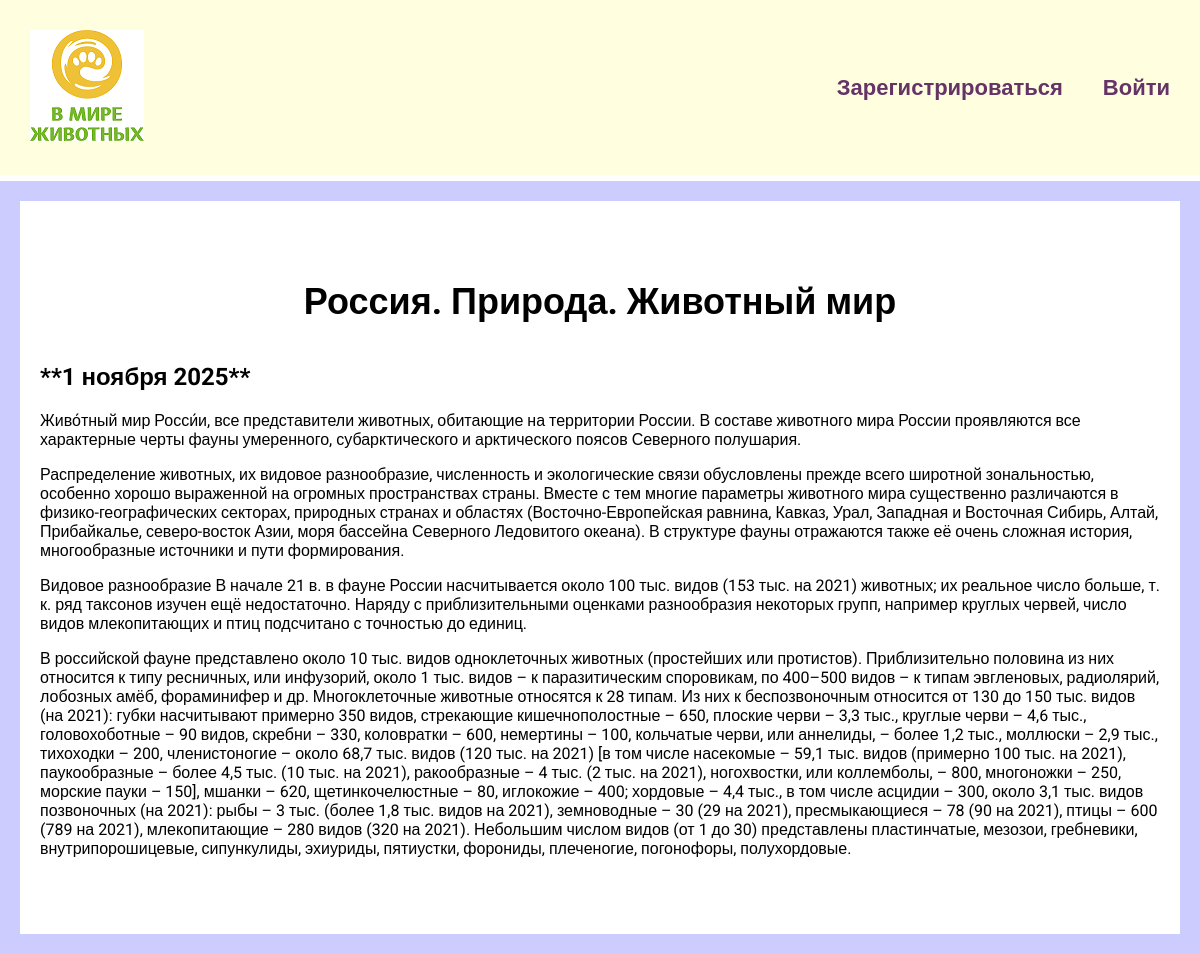
The page /blog/1 on the database its author committed.
### blog/models.py (models this page shows, shortened)
class Blog(models.Model):
    title = models.CharField(max_length=200)
    description = models.TextField()
    date = models.DateField()

### blog/views.py (the view)
# urls.py: path('<int:blog_id>', views.detail, name='detail'),
def detail(request, blog_id):
    blog = get_object_or_404(Blog, pk=blog_id)
    return render(request, 'blog/details.html', {'blog': blog})

### blog/templates/blog/details.html
{% extends 'skills/base.html' %}
{% block content %}
<div class="detail">
    <h1>{{ blog.title }}</h1>
    <h2>**{{ blog.date|date:'j E Y' }}**</h2>
    {{ blog.description|safe }}
</div>
{% endblock %}

### skills/static/css/style.css (style rules this page uses)
body { font-family: "Roboto", sans-serif; padding: 0; margin: 0; background: #ccccff; }
.content h1 { text-align: center; margin: 60px 0 40px; font-size: 36px; }
.detail { background: #FFF; padding: 20px 20px 60px; }

### rows shown on the page
Blog: title "Россия. Природа. Животный мир", date "1 ноября 2025", description "Живо́тный мир Росси́и, все представители животных, обитающие на территории России. В составе животного мира России проявляются все характерные черты фауны умеренного, субарктического и арктического поясов Северного полушария. Распределение животных, их видовое разнообразие, численность и экологические связи обусловлены прежде всего широтной зональностью, особенно хорошо выраженной на огромных пространствах страны. Вместе с тем многие параметры животного мира существенно различаются в физико-географических секторах, природных странах и областях (Восточно-Европейская равнина, Кавказ, Урал, Западная и Восточная Сибирь, Алтай, Прибайкалье, северо-восток Азии, моря бассейна Северного Ледовитого…"
